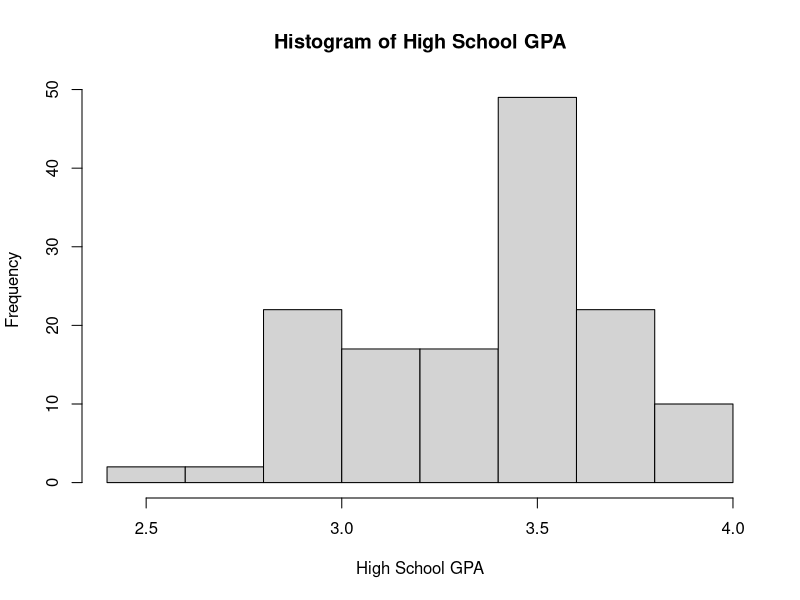
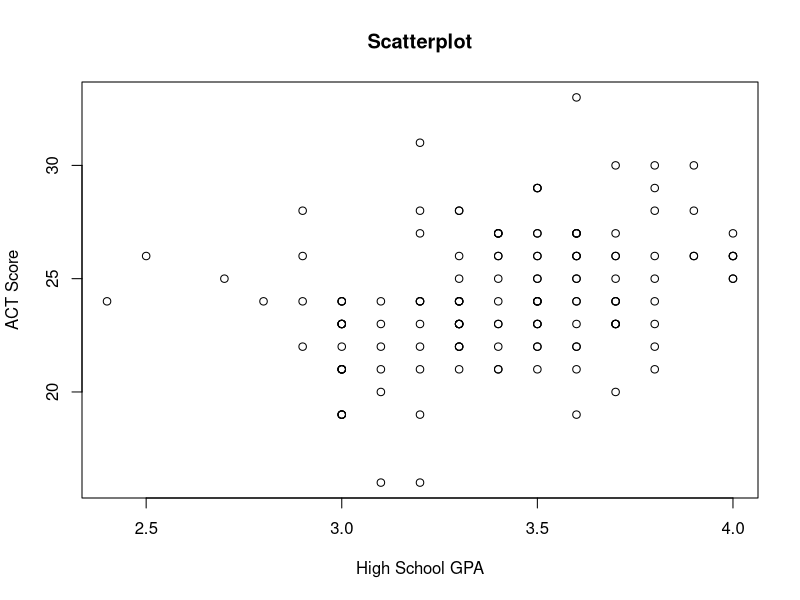

Reproduce these figures in R, in order.
rm(list = ls()) # clear out environment 
df = read.table("GPA.csv", header=TRUE, sep=",")
print(paste0("Mean is ", mean(df$hsGPA)))
sd(df$hsGPA)
quantile(df$hsGPA, probs=.75)
hist(df$hsGPA, xlab="High School GPA", main="Histogram of High School GPA")
cor(df$hsGPA, df$ACT)
plot(df$hsGPA, df$ACT, xlab="High School GPA", ylab="ACT Score", main="Scatterplot")
t.test(df$hsGPA, mu=3.5, conf.level=.90)
